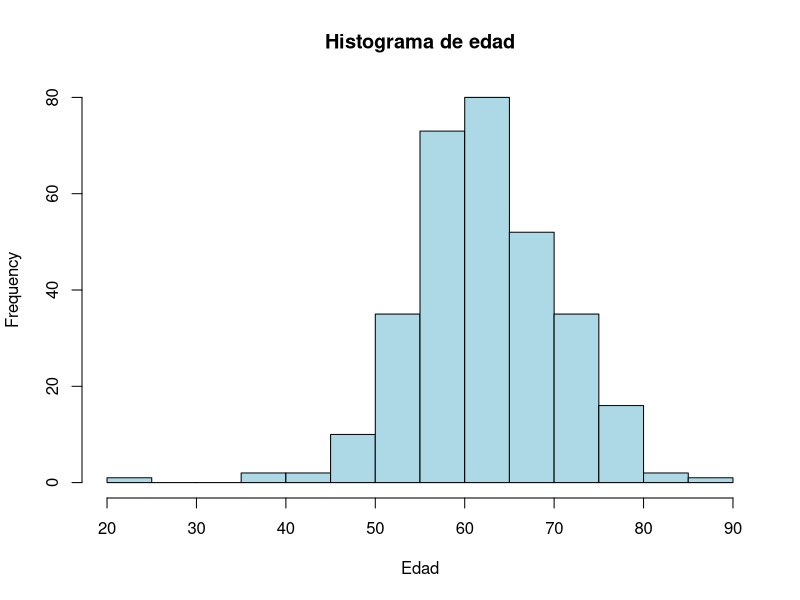
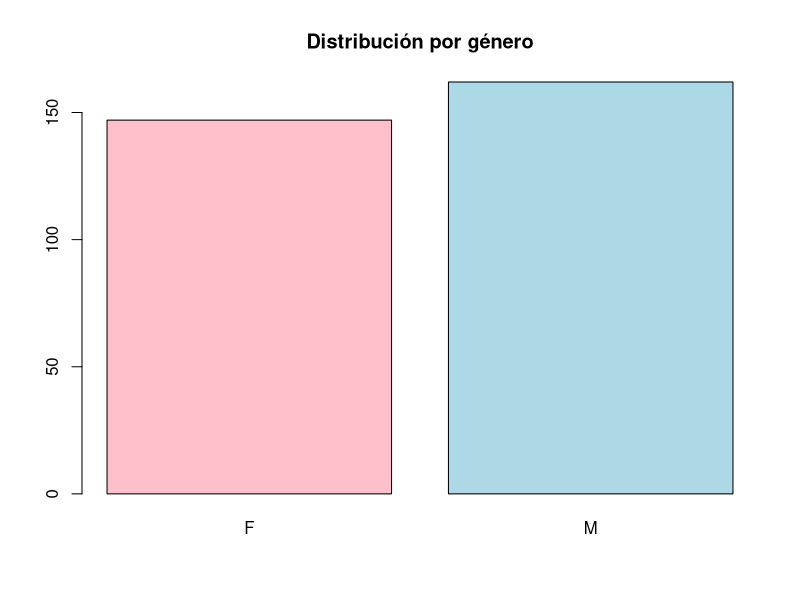
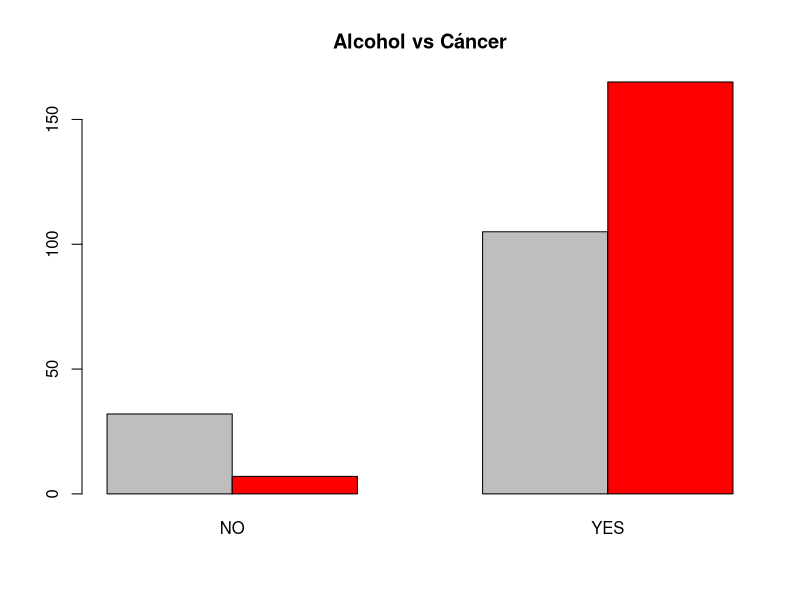
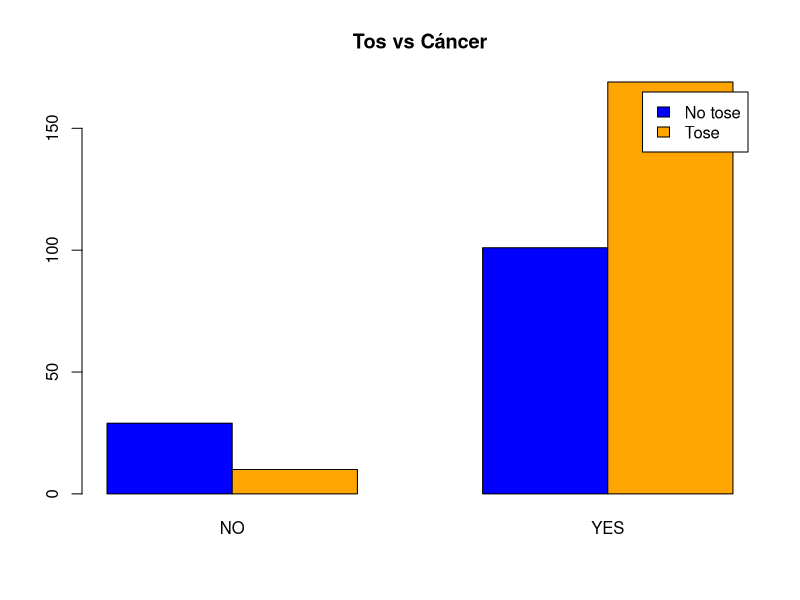
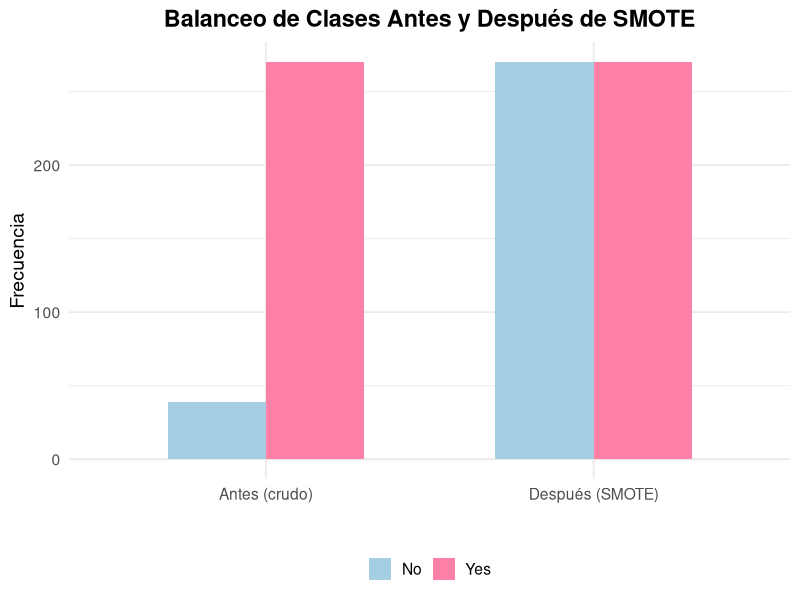

The R source for these figures, in order:

# Cargar librerías necesarias
install.packages("ggplot2") # si no está instalada
library(ggplot2)

# Leer el dataset
datos <- read.csv("survey lung cancer.csv", sep = ";")
# Reparar nombres para que R los pueda usar sin errores
names(datos) <- make.names(names(datos))
names(datos)
lineas <- readLines("survey lung cancer.csv")
length(lineas)
lineas[1]
# Verificar nombres corregidos
names(datos)

# Explorar estructura
head(datos)
str(datos)
summary(datos)
colSums(is.na(datos))

# Gráficos básicos
# 1 histograma de edades
hist(datos$AGE,
     main = "Histograma de edad",
     xlab = "Edad",
     col = "lightblue")
# 2 gráfico de barras de género
barplot(table(datos$GENDER),
        main = "Distribución por género",
        col = c("pink", "lightblue"))
# 3 consumo de alcohol vs cáncer
barplot(table(datos$ALCOHOL.CONSUMING, datos$LUNG_CANCER),
        beside = TRUE,
        main = "Alcohol vs Cáncer",
        col = c("gray", "red"))
# 4 tos vs cáncer
barplot(table(datos$COUGHING, datos$LUNG_CANCER),
        beside = TRUE,
        main = "Tos vs Cáncer",
        col = c("blue", "orange"),
        legend.text = c("No tose", "Tose"))
    


# Modelo de regresión logística
# primero convierto el 0 y 1
datos <- read.csv("survey lung cancer.csv", sep = ";")
datos$cancer <- ifelse(datos$LUNG_CANCER == "YES", 1, 0)
modelo <- glm(cancer ~ ALCOHOL.CONSUMING + COUGHING, data = datos, family = binomial)
summary(modelo)

# Cargar paquetes necesarios
library(dplyr)

# Asegurar que las variables son factores
datos <- datos %>%
  mutate(
    ALCOHOL.CONSUMING = factor(ALCOHOL.CONSUMING, levels = c(1,2), labels = c("No", "Sí")),
    COUGHING = factor(COUGHING, levels = c(1,2), labels = c("No", "Sí")),
    LUNG_CANCER = factor(LUNG_CANCER, levels = c("NO","YES"), labels = c("No","Sí"))
  )

# Modelo logístico simple según tu hipótesis
modelo_logit <- glm(
  LUNG_CANCER ~ ALCOHOL.CONSUMING + COUGHING,
  data = datos,
  family = binomial
)

# Ver el resumen del modelo
summary(modelo_logit)

# Obtener los Odds Ratios (interpretación real)
exp(coef(modelo_logit))

# Intervalos de confianza de los OR (opcional pero profesional)
exp(confint(modelo_logit))



library(ggplot2)

# Datos antes y después de SMOTE
smote_df <- data.frame(
  Estado = rep(c("Antes (crudo)", "Después (SMOTE)"), each = 2),
  Clase = rep(c("Yes", "No"), times = 2),
  Frecuencia = c(270, 39, 270, 270)
)

# Gráfico
ggplot(smote_df, aes(x = Estado, y = Frecuencia, fill = Clase)) +
  geom_col(position = "dodge", width = 0.6) +
  scale_fill_manual(values = c("Yes" = "#FF80A6",   # rosa claro
                               "No"  = "#A6CEE3")) +  # azul suave
  labs(
    title = "Balanceo de Clases Antes y Después de SMOTE",
    x = "",
    y = "Frecuencia"
  ) +
  theme_minimal(base_size = 14) +
  theme(
    plot.title = element_text(face = "bold", hjust = 0.5),
    legend.title = element_blank(),
    legend.position = "bottom"
  )
